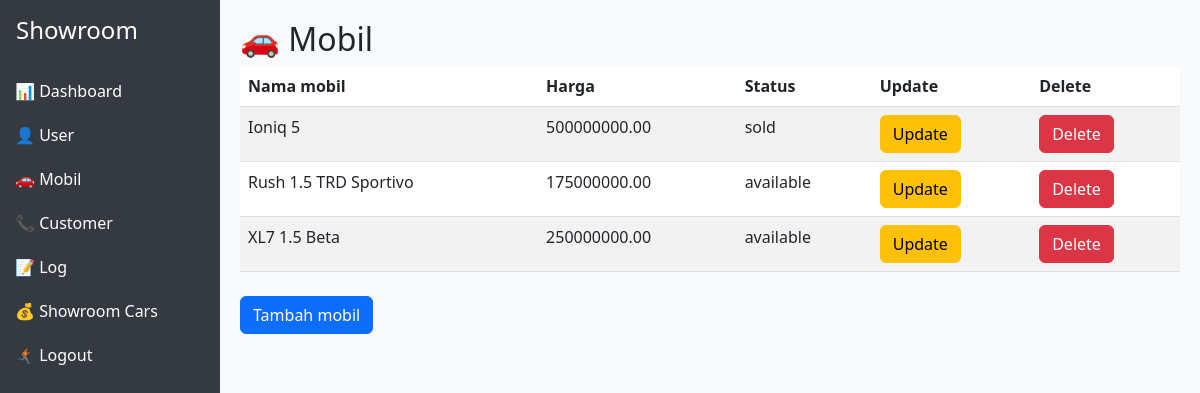
/dashboard/car_list/ (signed in), run on an earlier commit of the app's database.
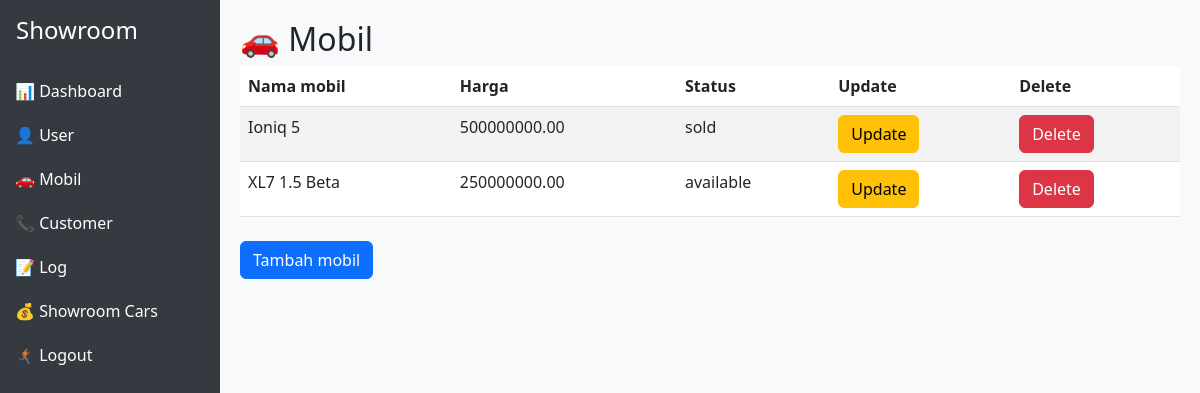
And on a later commit of the database.
### cars/models.py (models this page shows, shortened)
class Cars(models.Model):
    id = models.AutoField(primary_key=True)
    nama = models.CharField(max_length=100)
    harga = models.DecimalField(max_digits=12, decimal_places=2)
    merek = models.CharField(max_length=50)
    model = models.CharField(max_length=50)
    tahun = models.IntegerField()
    kilometer = models.IntegerField()
    transmisi = models.CharField(max_length=20, choices=[('auto','Otomatis'), ('manual', 'Manual')])
    jenis_bahan_bakar = models.CharField(max_length=20, choices=[('bensin','Bensin'), ('diesel', 'Diesel'), ('elektrik', 'Elektrik')])
    mesin = models.CharField(max_length=50)
    tempat_duduk = models.IntegerField()
    deskripsi = models.TextField()
    gambar = models.ImageField(upload_to='cars/images/',blank=True, null=True)
    status = models.CharField(max_length=20,
                              choices=[('available','Available'),('sold','Sold'),('booked','Booked')],default='available')

### cars/views.py (the view)
    def wrapper(request, *args, **kwargs):
        if request.user.is_authenticated and (request.user.is_superuser or request.user.role in ["admin"]):
            return view_func(request, *args, **kwargs)
        return redirect("carList")

### cars/views.py (called while the page is built)
def admin_required(view_func):
    def wrapper(request, *args, **kwargs):
        if request.user.is_authenticated and (request.user.is_superuser or request.user.role in ["admin"]):
            return view_func(request, *args, **kwargs)
        return redirect("carList")
    return wrapper

@admin_required
def dashboard_car_list(request):
    context = {
        'cars' : Cars.objects.all()
    }
    return render(request,'cars/dashboard/car_list.html',context)

### cars/templates/cars/dashboard/car_list.html
{% extends "base.html" %}
{% block content %}
<h2>🚗 Mobil</h2>
<table class="table table-striped">
  <thead>
    <tr>
      <th>Nama mobil</th>
      <th>Harga</th>
      <th>Status</th>
      <th>Update</th>
      <th>Delete</th>
    </tr>
  </thead>
  <tbody>
    {% for car in cars %}
    <tr>
      <td>{{ car.nama }}</td>
      <td>{{ car.harga }}</td>
      <td> {{ car.status }}</td>
      <td><a href="{% url 'update_car' car.id %}" class="btn btn-warning">Update</td>
      <td><a href="{% url 'delete_car' car.id %}" class="btn btn-danger">Delete</td>
    </tr>
    {% endfor %}
  </tbody>
</table>
<a href="{% url 'create_car'%}" class="btn btn-primary mt-2">Tambah mobil</a>
{% endblock content %}

What changed in the data, as far as the page shows it:
removed Cars: nama "Rush 1.5 TRD Sportivo", harga "175000000.00", status "available"
